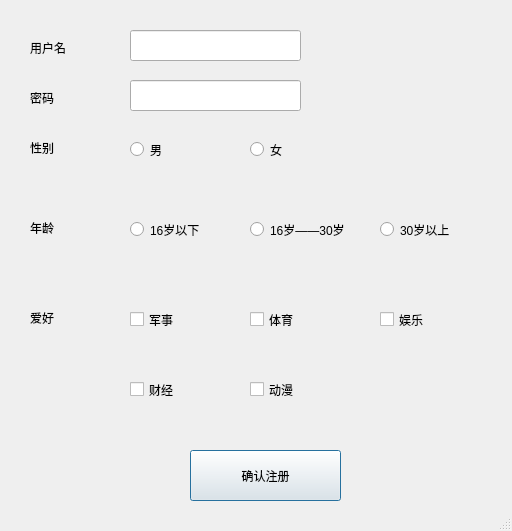
<?xml version="1.0" encoding="UTF-8"?>
<ui version="4.0">
 <class>Dialog</class>
 <widget class="QDialog" name="Dialog">
  <property name="geometry">
   <rect>
    <x>0</x>
    <y>0</y>
    <width>512</width>
    <height>531</height>
   </rect>
  </property>
  <property name="windowTitle">
   <string>Dialog</string>
  </property>
  <property name="sizeGripEnabled">
   <bool>true</bool>
  </property>
  <widget class="QLabel" name="label">
   <property name="geometry">
    <rect>
     <x>30</x>
     <y>140</y>
     <width>72</width>
     <height>15</height>
    </rect>
   </property>
   <property name="text">
    <string>性别</string>
   </property>
  </widget>
  <widget class="QLabel" name="label_2">
   <property name="geometry">
    <rect>
     <x>30</x>
     <y>220</y>
     <width>72</width>
     <height>15</height>
    </rect>
   </property>
   <property name="text">
    <string>年龄</string>
   </property>
  </widget>
  <widget class="QLabel" name="label_3">
   <property name="geometry">
    <rect>
     <x>30</x>
     <y>310</y>
     <width>72</width>
     <height>15</height>
    </rect>
   </property>
   <property name="text">
    <string>爱好</string>
   </property>
  </widget>
  <widget class="QCheckBox" name="checkBox_junshi">
   <property name="geometry">
    <rect>
     <x>130</x>
     <y>310</y>
     <width>91</width>
     <height>19</height>
    </rect>
   </property>
   <property name="text">
    <string>军事</string>
   </property>
  </widget>
  <widget class="QCheckBox" name="checkBox_tiyu">
   <property name="geometry">
    <rect>
     <x>250</x>
     <y>310</y>
     <width>91</width>
     <height>19</height>
    </rect>
   </property>
   <property name="text">
    <string>体育</string>
   </property>
  </widget>
  <widget class="QCheckBox" name="checkBox_yule">
   <property name="geometry">
    <rect>
     <x>380</x>
     <y>310</y>
     <width>91</width>
     <height>19</height>
    </rect>
   </property>
   <property name="text">
    <string>娱乐</string>
   </property>
  </widget>
  <widget class="QCheckBox" name="checkBox_caijing">
   <property name="geometry">
    <rect>
     <x>130</x>
     <y>380</y>
     <width>91</width>
     <height>19</height>
    </rect>
   </property>
   <property name="text">
    <string>财经</string>
   </property>
  </widget>
  <widget class="QCheckBox" name="checkBox_dongman">
   <property name="geometry">
    <rect>
     <x>250</x>
     <y>380</y>
     <width>91</width>
     <height>19</height>
    </rect>
   </property>
   <property name="text">
    <string>动漫</string>
   </property>
  </widget>
  <widget class="QLabel" name="label_4">
   <property name="geometry">
    <rect>
     <x>30</x>
     <y>40</y>
     <width>72</width>
     <height>15</height>
    </rect>
   </property>
   <property name="text">
    <string>用户名</string>
   </property>
  </widget>
  <widget class="QLineEdit" name="lineEdit_username">
   <property name="geometry">
    <rect>
     <x>130</x>
     <y>30</y>
     <width>171</width>
     <height>31</height>
    </rect>
   </property>
  </widget>
  <widget class="QLineEdit" name="lineEdit_password">
   <property name="geometry">
    <rect>
     <x>130</x>
     <y>80</y>
     <width>171</width>
     <height>31</height>
    </rect>
   </property>
  </widget>
  <widget class="QLabel" name="label_5">
   <property name="geometry">
    <rect>
     <x>30</x>
     <y>90</y>
     <width>72</width>
     <height>15</height>
    </rect>
   </property>
   <property name="text">
    <string>密码</string>
   </property>
  </widget>
  <widget class="QPushButton" name="pushButton">
   <property name="geometry">
    <rect>
     <x>190</x>
     <y>450</y>
     <width>151</width>
     <height>51</height>
    </rect>
   </property>
   <property name="text">
    <string>确认注册</string>
   </property>
  </widget>
  <widget class="QRadioButton" name="radioButton_man">
   <property name="geometry">
    <rect>
     <x>130</x>
     <y>140</y>
     <width>115</width>
     <height>19</height>
    </rect>
   </property>
   <property name="text">
    <string>男</string>
   </property>
  </widget>
  <widget class="QRadioButton" name="radioButton_woman">
   <property name="geometry">
    <rect>
     <x>250</x>
     <y>140</y>
     <width>237</width>
     <height>19</height>
    </rect>
   </property>
   <property name="text">
    <string>女</string>
   </property>
  </widget>
  <widget class="QRadioButton" name="radioButton_tooyoung">
   <property name="geometry">
    <rect>
     <x>130</x>
     <y>220</y>
     <width>113</width>
     <height>19</height>
    </rect>
   </property>
   <property name="text">
    <string>16岁以下</string>
   </property>
  </widget>
  <widget class="QRadioButton" name="radioButton_young">
   <property name="geometry">
    <rect>
     <x>250</x>
     <y>220</y>
     <width>176</width>
     <height>19</height>
    </rect>
   </property>
   <property name="text">
    <string>16岁——30岁</string>
   </property>
  </widget>
  <widget class="QRadioButton" name="radioButton_old">
   <property name="geometry">
    <rect>
     <x>380</x>
     <y>220</y>
     <width>359</width>
     <height>19</height>
    </rect>
   </property>
   <property name="text">
    <string>30岁以上</string>
   </property>
  </widget>
 </widget>
 <resources/>
 <connections/>
</ui>
